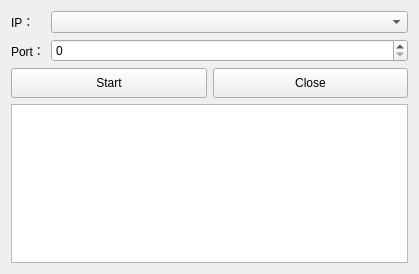
<?xml version="1.0" encoding="UTF-8"?>
<ui version="4.0">
 <class>Widget</class>
 <widget class="QWidget" name="Widget">
  <property name="geometry">
   <rect>
    <x>0</x>
    <y>0</y>
    <width>419</width>
    <height>274</height>
   </rect>
  </property>
  <property name="windowTitle">
   <string>Widget</string>
  </property>
  <layout class="QGridLayout" name="gridLayout_2">
   <item row="0" column="0">
    <layout class="QGridLayout" name="gridLayout">
     <item row="0" column="0">
      <widget class="QLabel" name="label">
       <property name="sizePolicy">
        <sizepolicy hsizetype="Fixed" vsizetype="Preferred">
         <horstretch>0</horstretch>
         <verstretch>0</verstretch>
        </sizepolicy>
       </property>
       <property name="text">
        <string>IP：</string>
       </property>
      </widget>
     </item>
     <item row="0" column="1">
      <widget class="QComboBox" name="IPcomboBox"/>
     </item>
     <item row="1" column="0">
      <widget class="QLabel" name="label_2">
       <property name="sizePolicy">
        <sizepolicy hsizetype="Fixed" vsizetype="Preferred">
         <horstretch>0</horstretch>
         <verstretch>0</verstretch>
        </sizepolicy>
       </property>
       <property name="text">
        <string>Port：</string>
       </property>
      </widget>
     </item>
     <item row="1" column="1">
      <widget class="QSpinBox" name="portSpinBox"/>
     </item>
    </layout>
   </item>
   <item row="1" column="0">
    <layout class="QHBoxLayout" name="horizontalLayout">
     <item>
      <widget class="QPushButton" name="startBtn">
       <property name="minimumSize">
        <size>
         <width>0</width>
         <height>30</height>
        </size>
       </property>
       <property name="text">
        <string>Start</string>
       </property>
      </widget>
     </item>
     <item>
      <widget class="QPushButton" name="closeBtn">
       <property name="minimumSize">
        <size>
         <width>0</width>
         <height>30</height>
        </size>
       </property>
       <property name="text">
        <string>Close</string>
       </property>
      </widget>
     </item>
    </layout>
   </item>
   <item row="2" column="0">
    <widget class="QTextEdit" name="logTextEdit"/>
   </item>
  </layout>
 </widget>
 <resources/>
 <connections/>
</ui>
